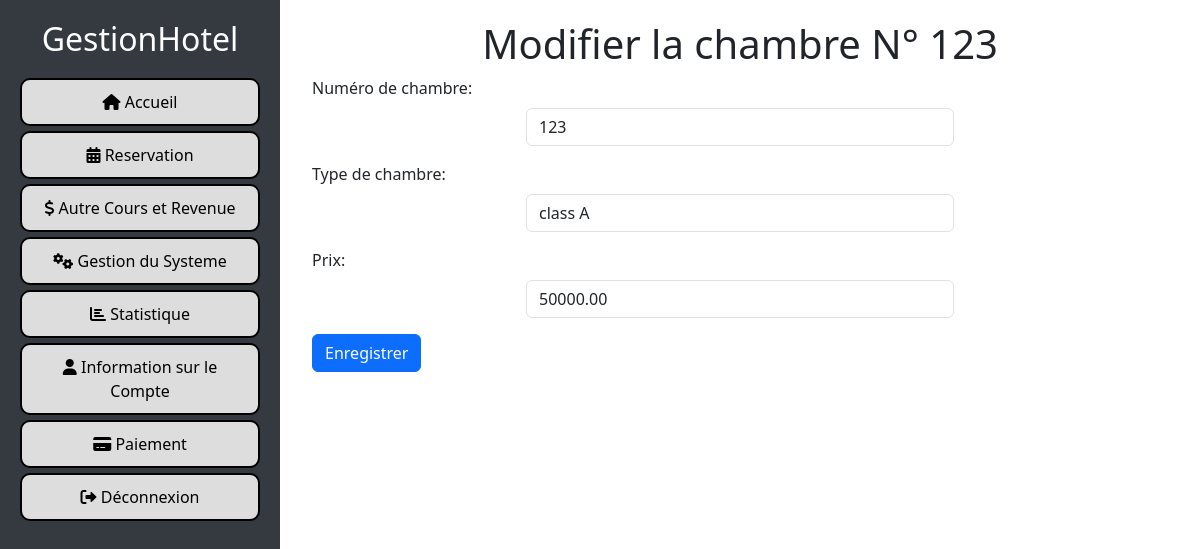
Page /chambre/chambre/modifier/1/ (signed in) on the earlier database version.
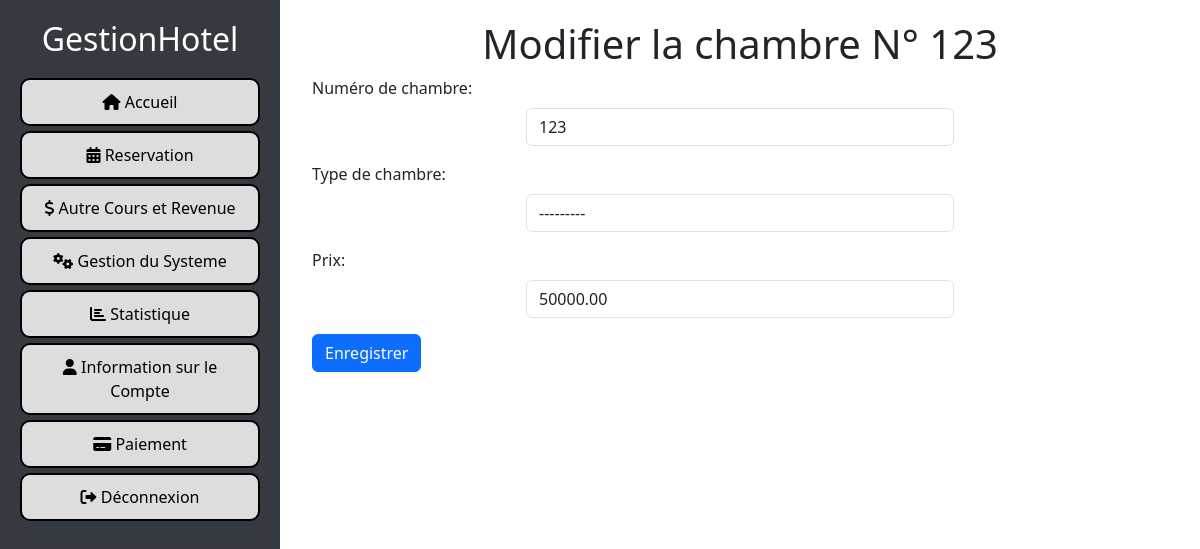
Same page on the later database version.
### chambre/models.py (models this page shows, shortened)
class Chambre(models.Model):
    proprietaire = models.ForeignKey(
        settings.AUTH_USER_MODEL,
        on_delete=models.CASCADE,
        null=True,
        related_name='chambres'
    )
    numero_chambre = models.IntegerField(default=0)
    type_chambre = models.ForeignKey(
        'TypeChambre',
        on_delete=models.SET_NULL,
        null=True,
        related_name='chambres'
    )
    prix = models.DecimalField(max_digits=10, decimal_places=2)
    date = models.DateField(auto_now=True)

### chambre/views.py (the view)
# urls.py: path('chambre/modifier/<int:chambre_id>/', modifier_chambre, name='modifier_chambre'),
def modifier_chambre(request, chambre_id):
    chambre = get_object_or_404(Chambre, id=chambre_id)
    if request.method == 'POST':
        print("Données POST : ", request.POST)  # Affiche les données POST
        form = ChambreForm(data=request.POST, instance=chambre, user=request.user)
        if form.is_valid():
            form.save()
            return redirect('liste_chambre')
        else:
            print("Formulaire non valide : ", form.errors)
    else:
        form = ChambreForm(instance=chambre, user=request.user)
    return render(request, 'chambre/modifier_chambre.html', {'form': form, 'chambre': chambre})

### chambre/models.py (called while the page is built)
    def __str__(self):
        return self.typechambre

### configuration/context_processors.py (called while the page is built)
def configuration_hotel(request):
    try:
        configuration = Configuration.objects.latest('id')
    except Configuration.DoesNotExist:
        configuration = None
    return {'configuration': configuration}

### chambre/templates/chambre/modifier_chambre.html (shortened to what this page needs)
{% load static %}
<!DOCTYPE html>
<html lang="fr">
<head>
    <link rel="stylesheet" href="https://stackpath.bootstrapcdn.com/bootstrap/4.5.2/css/bootstrap.min.css">
    <link rel="stylesheet" href="https://cdnjs.cloudflare.com/ajax/libs/font-awesome/5.15.4/css/all.min.css">
    <link href="{% static 'style.css' %}" rel="stylesheet">
</head>
<body>
    {% include 'menu.html' %}
    <div id="content">
        <div class="container">
            <h1 class="text-center">Modifier la chambre N° {{ chambre.numero_chambre }}</h1>
            <form method="POST">
                {{ form.as_p }}
                <button type="submit" class="btn btn-primary">Enregistrer</button>
            </form>
        </div>
    </div>
</body>
</html>

Differences in the rows shown:
changed Chambre: type_chambre "class A" → "---------"
